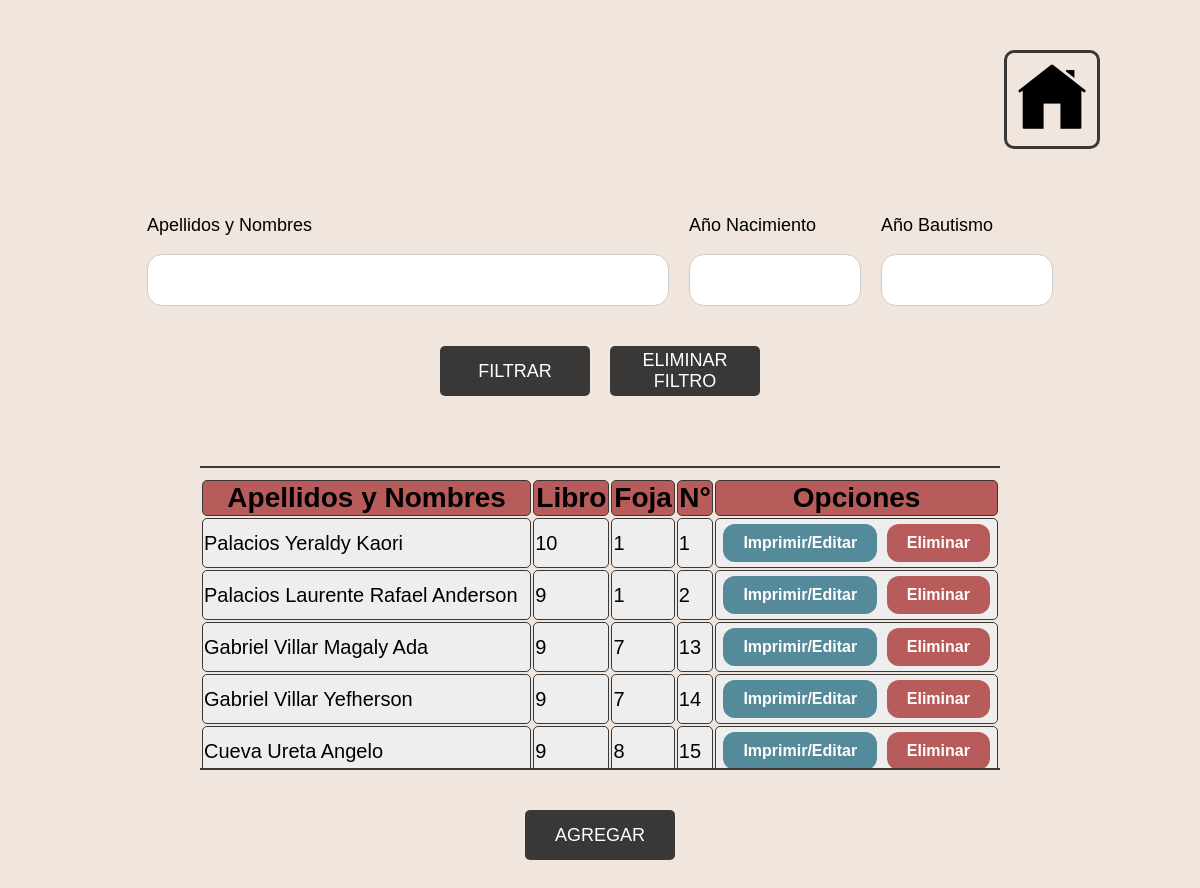
Screenshot of /bautizo/ (signed in) with the database file from the repository.
### webapp/models.py (models this page shows)
class Bautizo(models.Model):
    parroquia = models.CharField(max_length=255, default="'La Purisima' - Concepción")
    libro = models.PositiveIntegerField()
    fojas = models.PositiveIntegerField()
    numero = models.PositiveIntegerField()
    apellidos = models.CharField(max_length=50)
    nombres = models.CharField(max_length=30)
    lugar_nacimiento = models.CharField(max_length=50)
    fecha_nacimiento = models.DateField(null=True, blank=True)
    fecha_bautizo = models.DateField(null=True, blank=True)
    padre = models.CharField(max_length=80)
    nacimientolugarpadre = models.CharField(max_length=50, null=True, blank=True)
    madre = models.CharField(max_length=80)
    nacimientolugarmadre = models.CharField(max_length=50, null=True, blank=True)
    padrinos = models.CharField(max_length=150, null=True, blank=True)
    oficiante = models.CharField(max_length=255)
    anotaciones = models.CharField(max_length=255, default="Ninguno")

### webapp/views.py (the view)
# urls.py: path('bautizo/', views.bautizo, name="bautizo"),
@login_required
def bautizo(request):
    bautizos = Bautizo.objects.order_by('id')
    return render(request, 'pages/bautizos/viewBautizo.html', {'bautizos': bautizos})

### templates/pages/bautizos/viewBautizo.html (shortened to what this page needs)
{% load static %}
<!DOCTYPE html>
<html>
  <head>
    <link rel="stylesheet" type="text/css" href="{% static 'styles/styles.css' %}">
    <link rel="stylesheet" type="text/css" href="{% static 'styles/viewDoc.css' %}">
  </head>
  <body>
    <div class="container_top">
      <section class="container_filtro">
        <form method="GET" action="{% url 'listar_bautizos' %}" style="display: flex; flex-direction: column;">
          <div class="input_group_container" style="display: flex; gap: 20px;">
            <div class="input_group">
              <label>Apellidos y Nombres</label>
              <input class="large_input" type="text" name="nombre" value="{{ request.GET.nombre }}" />
            </div>
            <div class="input_group">
              <label>Año Nacimiento</label>
              <input class="normal_input" type="number" name="ano_nacimiento" value="{{ request.GET.ano_nacimiento }}" />
            </div>
            <div class="input_group">
              <label>Año Bautismo</label>
              <input class="normal_input" type="number" name="ano_bautizo" value="{{ request.GET.ano_bautizo }}" />
            </div>
          </div>
          <div class="button_container" style="display: flex; justify-content: center; margin-top: 20px;">
            <button class="normal_button" type="submit" style="margin-right: 10px;">FILTRAR</button>
            <a href="{% url 'listar_bautizos' %}">
              <button class="normal_button eliminar" type="button">ELIMINAR FILTRO</button>
            </a>
          </div>
        </form>
      </section>
    </div>
    <section class="container_resultados">
      <article class="article_resultado">
        <table>
          <thead>
            <tr>
              <th>Apellidos y Nombres</th>
              <th>Libro</th>
              <th>Foja</th>
              <th>N°</th>
              <th>Opciones</th>
            </tr>
          </thead>
          {% for baut in bautizos %}
          <tbody>
            <tr>
              <td>{{ baut.apellidos }} {{ baut.nombres }}</td>
              <td>{{ baut.libro }}</td>
              <td>{{ baut.fojas }}</td>
              <td>{{ baut.numero }}</td>
              <td style="text-align: center; justify-content: center; width:auto;">
                <a style="background-color: #558a9b; color: white; border: none; padding: 10px 20px; text-align:
                          center; text-decoration: none; display: inline-block; font-size: 16px; margin: 4px 2px;
                          cursor: pointer; border-radius: 12px; width:auto;"
                   href="/printBautizo/{{baut.id}}"><strong>Imprimir/Editar</strong></a>
                <a style="background-color: #b75b5b; color: white; border: none; padding: 10px 20px; text-align: center;
                          text-decoration: none; display: inline-block; font-size: 16px; margin: 4px 2px; cursor: pointer;
                          border-radius: 12px; width:auto;"
                   href="/delBautizo/{{baut.id}}"><strong>Eliminar</strong></a>
              </td>
            </tr>
          </tbody>
          {% endfor %}
        </table>
      </article>
    </section>
    <div class="container_agregar">
      <a href="{% url 'addBautizo' %}">
        <button class="normal_button">AGREGAR</button>
      </a>
    </div>
    <div class="container_home">
      <a href="/">
        <button class="home_button">
          <img class="home_icon" src="{% static 'src/home_icon.png' %}" alt="icono de home" />
        </button>
      </a>
    </div>
  </body>
</html>

### static/styles/styles.css (style rules this page uses)
body { font-family: Arial, serif; font-weight: 400; font-style: normal; background-color: #f0e6dd; display: flex; height: 100%; }
form label { display: block; margin-bottom: 8px; color: black; }
form input { padding: 10px; margin-bottom: 20px; border: 1px solid #ccc; border-radius: 15px; }
.normal_button { background-color: #3a3836; color: #f5f5f5; border-radius: 10px; text-align: center; text-transform: uppercase; cursor: pointer; border-style: groove; border-color: black; }
.home_button { background-color: #f0e6dd; border: #3a3836, solid; border-radius: 10px; padding: 10px; cursor: pointer; }
.home_icon { width: 70px; height: 70px; }

### static/styles/viewDoc.css (style rules this page uses)
body { margin-top: 60px; display: flex; flex-direction: column; align-items: center; }
.container_top, .container_bottom { display: flex; justify-content: center; align-items: center; }
.container_filtro { margin: 50px; }
.input_group_container { display: flex; justify-content: space-between; gap: 20px; }
.input_group { display: flex; flex-direction: column; align-items: flex-start; }
.large_input { margin-top: 10px; width: 500px; height: 30px; }
.normal_input { margin-top: 10px; width: 150px; height: 30px; }
label { font-size: 18px; padding-top: 5px; }
.normal_button { font-size: 18px; width: 150px; height: 50px; margin-top: 0px; cursor: pointer; background-color: #3a3836; color: white; border: none; border-radius: 5px; }
.normal_button.eliminar { background-color: #3a3836; }
.button_container { margin-top: 20px; display: flex; justify-content: center; gap: 10px; }
.container_top { width: 1200px; }
.container_resultados { margin: 20px; border-top: 2px solid #3a3836; border-bottom: 2px solid #3a3836; width: 1100px; height: 300px; max-height: 300px; overflow-y: auto; }
.article_resultado { display: flex; align-items: center; gap: 20px; padding: 10px 0; }
table { width: 100%; }
th, td { border: 1px solid #3a3836; font-size: 20px; border-radius: 5px; height: 30px; }
th { margin: 0; font-size: 28px; background-color: #b75b5b; }
tr { background-color: #eee; }
.container_agregar { margin: 20px; }
.container_home { position: absolute; top: 50px; right: 100px; }
@media (max-width: 1600px) { .container_top { margin-top: 150px; flex-direction: column; } }
@media (max-width: 1600px) { .container_filtro { margin-top: 0; } }
@media (max-width: 1600px) { .container_resultados { width: 800px; } }

### rows the page displays
Bautizo: apellidos "Palacios", nombres "Yeraldy Kaori", libro "10", fojas "1", numero "1"
Bautizo: apellidos "Palacios Laurente", nombres "Rafael Anderson", libro "9", fojas "1", numero "2"
Bautizo: apellidos "Gabriel Villar", nombres "Magaly Ada", libro "9", fojas "7", numero "13"
Bautizo: apellidos "Gabriel Villar", nombres "Yefherson", libro "9", fojas "7", numero "14"
Bautizo: apellidos "Cueva Ureta", nombres "Angelo", libro "9", fojas "8", numero "15"
